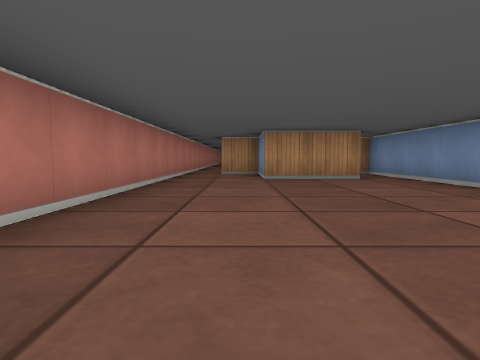
[1] (above)

16 first-person views from a walk through a cub3D level. The camera is about half as high as the walls, tilts 4° down and sees 75° across. The floor is counted in squares. Each view is taken from the middle of a square. On the plan, view 1 faces up. The plan holds only what a view shows up to about 9 squares ahead; the rest is blank.

[2]
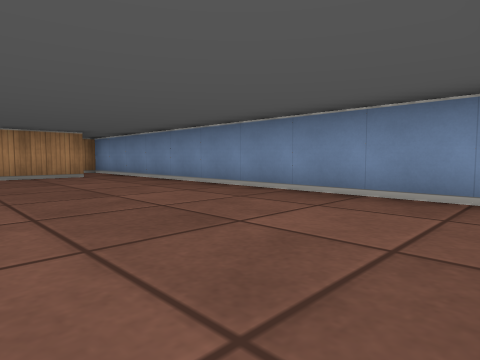

[3]
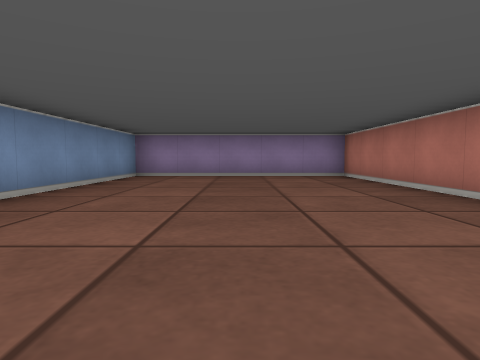

[4]
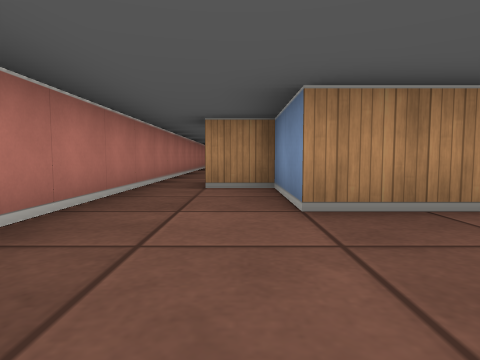

[5]
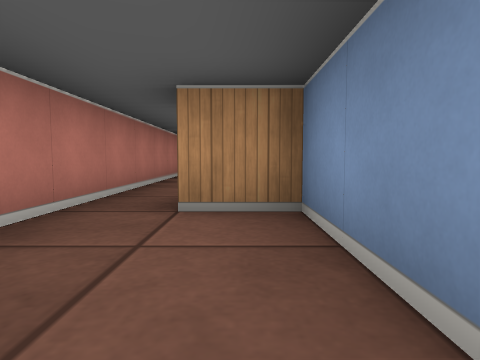

[6]
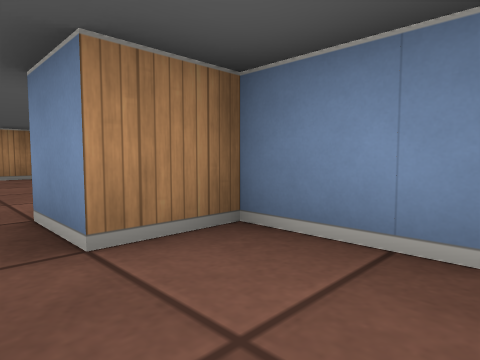

[7]
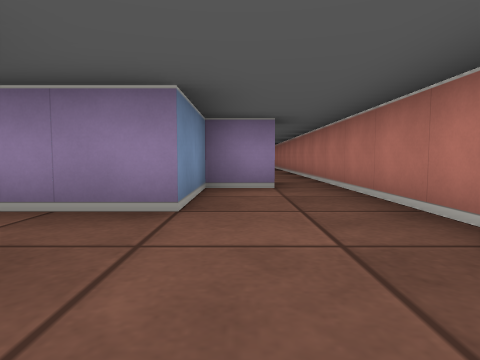

[8]
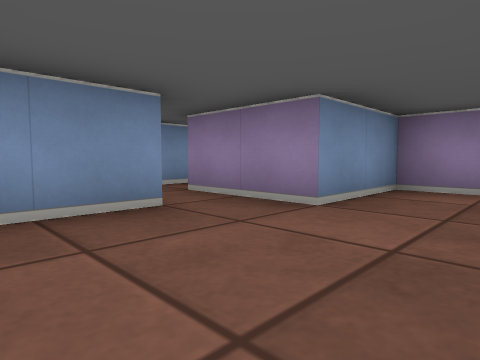

[9]
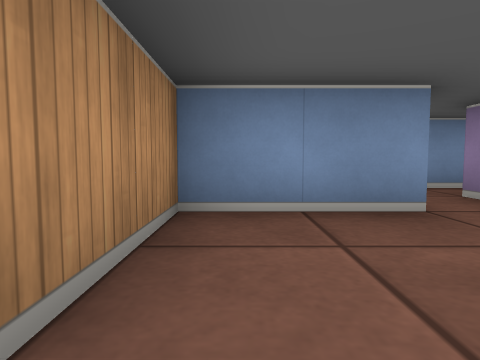

[10]
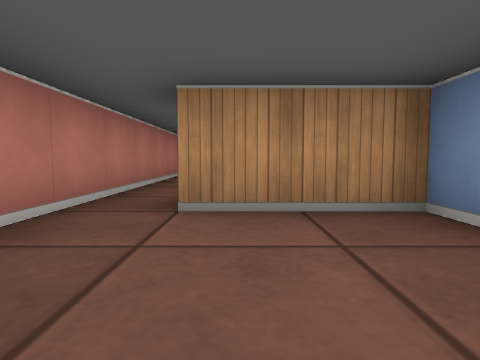

[11]
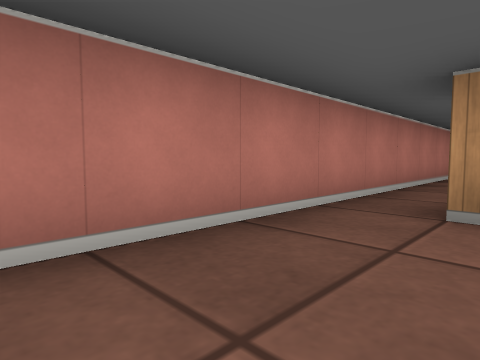

[12]
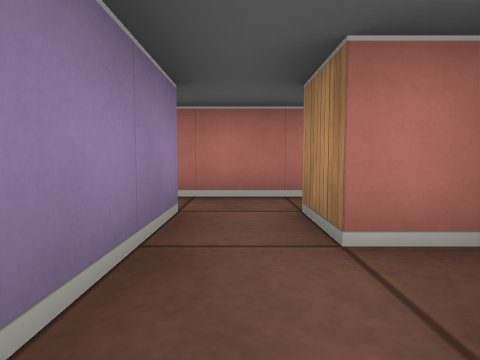

[13]
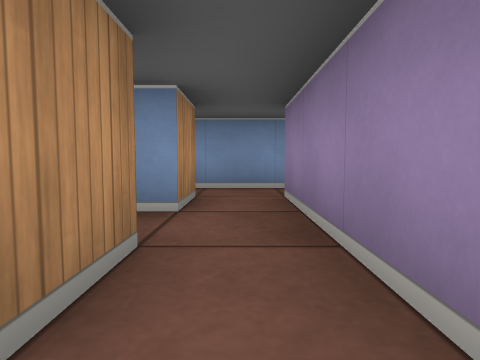

[14]
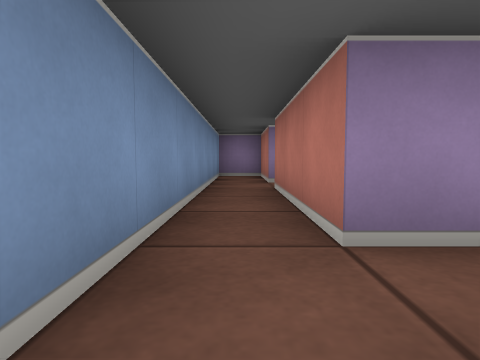

[15]
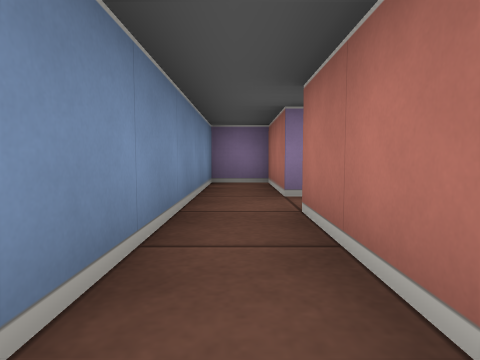

[16]
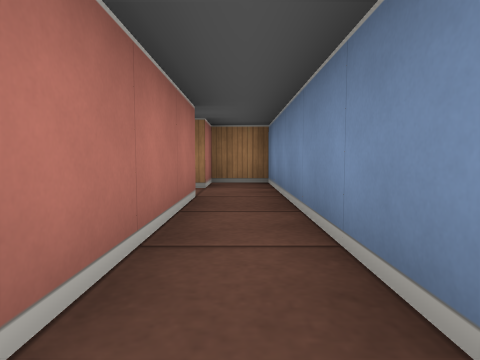

### Floor plan
Ten units are one square. View 1 is at (0, 0); x grows to the right and y downward. Boxes are objects, and circles mark ways between rooms. Rooms are numbered by the first view taken in them; rooms with no view inside come last. Other rooms are left out.
<svg viewBox="-20 -190 60 210">
<path fill="none" stroke="#000" d="M26 -65 5 -65 5 -85 -5 -85 -5 -95M-15 -95 -15 15 35 15 35 -85 31 -85M15 -124 15 -145 -5 -145M-5 -95 5 -95 5 -115 25 -115M-15 -155 -15 -95M-5 -155 25 -155M5 -172 5 -165 -5 -165M25 -165 15 -165 15 -169M-15 -185 -15 -155M25 -155 25 -125M25 -115 25 -95 35 -95 35 -175 25 -175 25 -165"/>
<circle cx="-10" cy="-100" r="3" fill="#2a7"/>
<circle cx="-10" cy="-150" r="3" fill="#2a7"/>
<circle cx="20" cy="-120" r="3" fill="#2a7"/>
<circle cx="20" cy="-160" r="3" fill="#2a7"/>
<text x="10" y="-30">1</text>
<text x="0" y="-120">2</text>
<text x="0" y="-160">3</text>
<text x="30" y="-140">4</text>
</svg>
Room 1 opens to room 2. Room 2 opens to room 3. Room 2 opens to room 4. Room 3 opens to room 4.

Where each view was taken, in squares from view 1:
view 1: 0 up, 0 right, facing up
view 2: 1 down, 0 right, facing up-right
view 3: 6 up, 1 right, facing down
view 4: 4 up, 0 right, facing up
view 5: 6 up, 0 right, facing up
view 6: 7 up, 1 left, facing up-right
view 7: 14 up, 0 right, facing down
view 8: 14 up, 1 left, facing down-right
view 9: 14 up, 1 left, facing right
view 10: 12 up, 0 right, facing up
view 11: 12 up, 0 right, facing up-left
view 12: 16 up, 2 right, facing left
view 13: 16 up, 1 left, facing right
view 14: 17 up, 3 right, facing down
view 15: 15 up, 3 right, facing down
view 16: 12 up, 3 right, facing up
